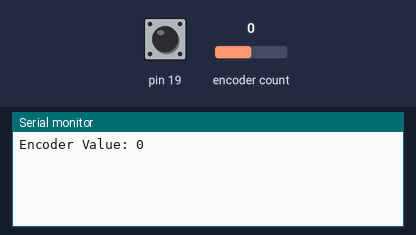
Bench run of a sketch on a simulated Arduino Uno, built with avr-gcc and run on an emulated ATmega328P. Parts: the last lines printed to the serial monitor. The inputs (shaded band) are chosen by the test bench; at power-on: encoder count 0, pin 19 HIGH.

Above: at 1.2 s.
1.3 s: encoder count set to -1
At 2.4 s:
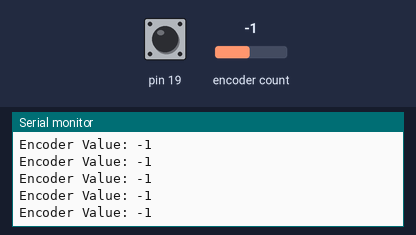
4.3 s: encoder count set to -2
At 4.9 s:
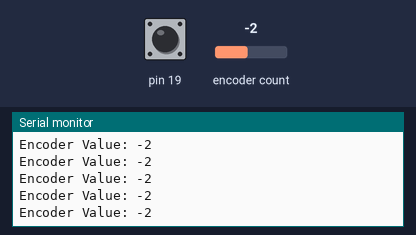
Timing chart, 0 to 7.3 s (numbered marks = the images above; inputs shaded):
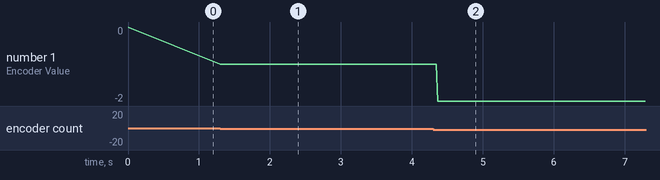

Measured:
- after the input at 1.3 s, the serial monitor: prints a new line at once (image 1)
- after the input at 4.3 s, the serial monitor: prints a new line after 0.07 s (image 2)
- plotted number 1: 0 → -1 after the input at 1.3 s, -1 → -2 after the input at 4.3 s

The sketch:

oversized_volume_knob.ino
```cpp
#include <Arduino.h>
#include <ClickEncoder.h>
#include <TimerOne.h>


#define ENCODER_CLK 21 // Change A0 to, for example, A5 if you want to use analog pin 5 instead
#define ENCODER_DT 22
#define ENCODER_SW 19

ClickEncoder *encoder; // variable representing the rotary encoder
int16_t last, value; // variables for current and last rotation value

void timerIsr() {
  encoder->service();
}

void setup() {
  Serial.begin(9600); // Opens the serial connection used for communication with the PC.

  encoder = new ClickEncoder(ENCODER_DT, ENCODER_CLK, ENCODER_SW); // Initializes the rotary encoder with the mentioned pins

  Timer1.initialize(1000); // Initializes the timer, which the rotary encoder uses to detect rotation
  Timer1.attachInterrupt(timerIsr);
  last = -1;
}

void loop() {
  value += encoder->getValue();

  // This part of the code is responsible for the actions when you rotate the encoder
  if (value != last) { // New value is different than the last one, that means to encoder was rotated
    if(last<value) // Detecting the direction of rotation
last = value; // Refreshing the "last" varible for the next loop with the current value
    Serial.print("Encoder Value: "); // Text output of the rotation value used manily for debugging (open Tools - Serial Monitor to see it)
    Serial.println(value);
  }

  // This next part handles the rotary encoder BUTTON
  ClickEncoder::Button b = encoder->getButton(); // Asking the button for it's current state
  if (b != ClickEncoder::Open) { // If the button is unpressed, we'll skip to the end of this if block
    //Serial.print("Button: ");
    //#define VERBOSECASE(label) case label: Serial.println(#label); break;
    switch (b) {
      case ClickEncoder::Clicked: // Button was clicked once
   break;

      case ClickEncoder::DoubleClicked: // Button was double clicked
         break;
    }
  }

  delay(10); // Wait 10 milliseconds, we definitely don't need to detect the rotary encoder any faster than that
  // The end of the loop() function, it will start again from the beggining (the begginging of the loop function, not the whole document)
}


/*
    This is just a long comment
    Here are some fun functions you can use to replace the default behaviour
    Consumer.write(CONSUMER_BRIGHTNESS_UP);
    Consumer.write(CONSUMER_BRIGHTNESS_DOWN);
    Consumer.write(CONSUMER_BROWSER_HOME);
    Consumer.write(CONSUMER_SCREENSAVER);
    Consumer.write(HID_CONSUMER_AL_CALCULATOR); //launch calculator :)
    Consumer.write(HID_CONSUMER_AC_ZOOM_IN);
    Consumer.write(HID_CONSUMER_AC_SCROLL_UP);
    CONSUMER_SLEEP = 0x32,

    FULL LIST CAN BE FOUND HERE:
    https://github.com/NicoHood/HID/blob/master/src/HID-APIs/ConsumerAPI.h
*/
```
